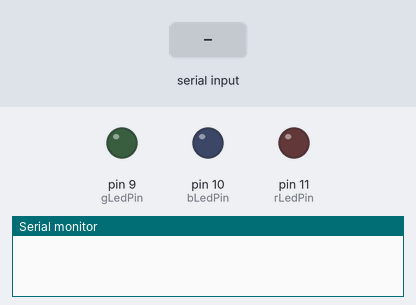
Recording of a sketch running on a simulated Arduino Uno, built with avr-gcc and run on an emulated ATmega328P. On the bench: output pins drawn as LEDs (lit = HIGH), the last lines printed to the serial monitor. The test bench sets the inputs (shaded band).

Above: at 1.2 s.
1.3 s: "90,45,200\n" received over Serial
At 2.5 s:
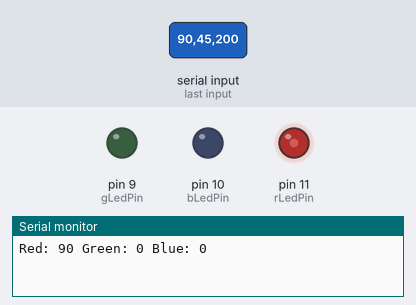
2.8 s: "30,150,10\n" received over Serial
At 3.8 s:
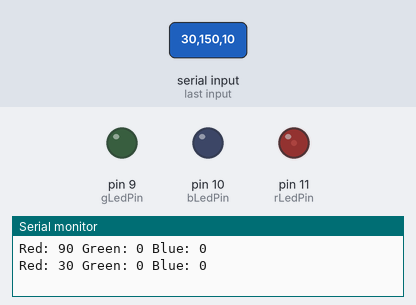
4.3 s: "200\n" received over Serial
At 4.7 s:
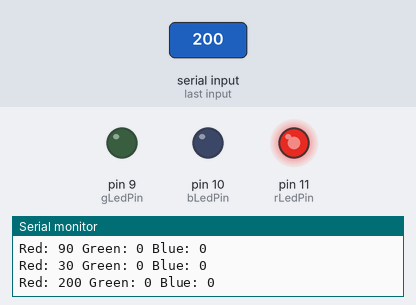
5.8 s: "90,45\n" received over Serial
At 7.0 s:
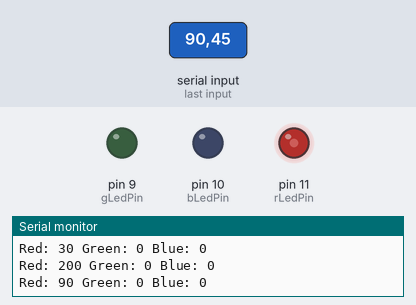
7.3 s: "30,150\n" received over Serial
At 8.3 s:
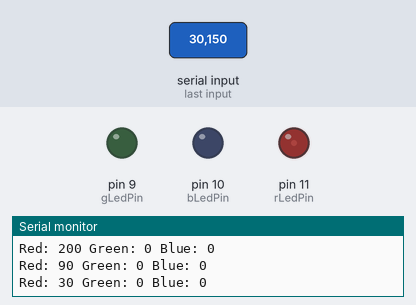
Timing chart, 0 to 9.8 s (numbered marks = the images above; inputs shaded):
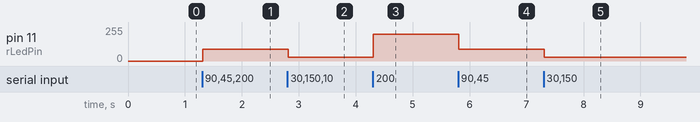

Measured:
- after the input at 1.3 s, pin 11 (rLedPin): 0/255 → 90/255 at once
- after the input at 2.8 s, pin 11 (rLedPin): 90/255 → 30/255 at once
- after the input at 4.3 s, pin 11 (rLedPin): 30/255 → 200/255 at once
- after the input at 5.8 s, pin 11 (rLedPin): 200/255 → 90/255 at once
- after the input at 7.3 s, pin 11 (rLedPin): 90/255 → 30/255 at once

The sketch:

ColourTester.ino
```cpp
/* ColourTester

   Write arbitrary colour values to an RGB LCD.

   To use, upload sketch, open serial monitor, and
   set line endings to "Newline".
   Enter three numbers between 0-255, separated by spaces.
   Hit Send. The arduino will respond with the values, and
   light up the LED.
*/

/* DIODER colours:
   Pin 9: Green
   Pin 10: Blue
   Pin 11: Red
*/

int rLedPin=11;
int gLedPin=9;
int bLedPin=10;

char serialByte;
char serialBuffer[32];
int serialIndex = 0;

int rValue=0;
int gValue=0;
int bValue=0;

char *redstr;
char *greenstr;
char *bluestr;

void setup() {
  pinMode(rLedPin, OUTPUT);
  pinMode(gLedPin, OUTPUT);
  pinMode(bLedPin, OUTPUT);

  analogWrite(rLedPin, rValue);
  analogWrite(gLedPin, gValue);
  analogWrite(bLedPin, bValue);

  Serial.begin(9600);
}

void loop() {
  while (Serial.available()) {
    serialByte = Serial.read();
    if (serialByte != '\n') {
      serialBuffer[serialIndex] = serialByte;
      serialIndex++;
    }
    if (serialByte == '\n' or serialIndex == 31) {
      parseSerial();
      serialIndex = 0;
      memset(&serialBuffer, 0, 32);
    }
  }
}

void parseSerial() {
  char *s = serialBuffer;
  redstr = strtok_r(s, " ", &s);
  greenstr = strtok_r(NULL, " ", &s);
  bluestr = strtok_r(NULL, " ", &s);

  rValue = atoi(redstr);
  gValue = atoi(greenstr);
  bValue = atoi(bluestr);

  Serial.print("Red: ");
  Serial.print(rValue);
  Serial.print(" Green: ");
  Serial.print(gValue);
  Serial.print(" Blue: ");
  Serial.println(bValue);

  analogWrite(rLedPin, rValue);
  analogWrite(gLedPin, gValue);
  analogWrite(bLedPin, bValue);
}
```
